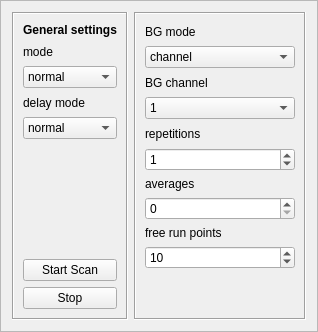
                <widget class="QFrame" name="frame_11">
                 <property name="frameShape">
                  <enum>QFrame::StyledPanel</enum>
                 </property>
                 <property name="frameShadow">
                  <enum>QFrame::Sunken</enum>
                 </property>
                 <layout class="QHBoxLayout" name="horizontalLayout_9">
                  <item>
                   <widget class="QFrame" name="verticalFrame_4">
                    <property name="frameShape">
                     <enum>QFrame::Box</enum>
                    </property>
                    <property name="frameShadow">
                     <enum>QFrame::Sunken</enum>
                    </property>
                    <layout class="QVBoxLayout" name="verticalLayout_10">
                     <item>
                      <widget class="QLabel" name="label_9">
                       <property name="font">
                        <font>
                         <weight>75</weight>
                         <bold>true</bold>
                        </font>
                       </property>
                       <property name="text">
                        <string>General settings</string>
                       </property>
                      </widget>
                     </item>
                     <item>
                      <widget class="QLabel" name="label_51">
                       <property name="sizePolicy">
                        <sizepolicy hsizetype="Minimum" vsizetype="Minimum">
                         <horstretch>0</horstretch>
                         <verstretch>0</verstretch>
                        </sizepolicy>
                       </property>
                       <property name="minimumSize">
                        <size>
                         <width>0</width>
                         <height>17</height>
                        </size>
                       </property>
                       <property name="maximumSize">
                        <size>
                         <width>150</width>
                         <height>16777215</height>
                        </size>
                       </property>
                       <property name="text">
                        <string>mode</string>
                       </property>
                      </widget>
                     </item>
                     <item>
                      <widget class="QComboBox" name="ScanModeBox">
                       <property name="sizePolicy">
                        <sizepolicy hsizetype="Minimum" vsizetype="Minimum">
                         <horstretch>0</horstretch>
                         <verstretch>0</verstretch>
                        </sizepolicy>
                       </property>
                       <property name="minimumSize">
                        <size>
                         <width>0</width>
                         <height>17</height>
                        </size>
                       </property>
                       <property name="maximumSize">
                        <size>
                         <width>150</width>
                         <height>30</height>
                        </size>
                       </property>
                       <item>
                        <property name="text">
                         <string>normal</string>
                        </property>
                       </item>
                       <item>
                        <property name="text">
                         <string>fake</string>
                        </property>
                       </item>
                       <item>
                        <property name="text">
                         <string>3d-scan</string>
                        </property>
                       </item>
                       <item>
                        <property name="text">
                         <string>wavelength</string>
                        </property>
                       </item>
                      </widget>
                     </item>
                     <item>
                      <widget class="QLabel" name="label">
                       <property name="sizePolicy">
                        <sizepolicy hsizetype="Minimum" vsizetype="Minimum">
                         <horstretch>0</horstretch>
                         <verstretch>0</verstretch>
                        </sizepolicy>
                       </property>
                       <property name="minimumSize">
                        <size>
                         <width>0</width>
                         <height>17</height>
                        </size>
                       </property>
                       <property name="maximumSize">
                        <size>
                         <width>150</width>
                         <height>16777215</height>
                        </size>
                       </property>
                       <property name="text">
                        <string>delay mode</string>
                       </property>
                      </widget>
                     </item>
                     <item>
                      <widget class="QComboBox" name="DelayModeBox">
                       <property name="sizePolicy">
                        <sizepolicy hsizetype="Preferred" vsizetype="Minimum">
                         <horstretch>0</horstretch>
                         <verstretch>0</verstretch>
                        </sizepolicy>
                       </property>
                       <property name="minimumSize">
                        <size>
                         <width>0</width>
                         <height>17</height>
                        </size>
                       </property>
                       <property name="maximumSize">
                        <size>
                         <width>150</width>
                         <height>16777215</height>
                        </size>
                       </property>
                       <item>
                        <property name="text">
                         <string>normal</string>
                        </property>
                       </item>
                       <item>
                        <property name="text">
                         <string>list</string>
                        </property>
                       </item>
                      </widget>
                     </item>
                     <item>
                      <spacer name="verticalSpacer_6">
                       <property name="orientation">
                        <enum>Qt::Vertical</enum>
                       </property>
                       <property name="sizeHint" stdset="0">
                        <size>
                         <width>20</width>
                         <height>40</height>
                        </size>
                       </property>
                      </spacer>
                     </item>
                     <item>
                      <widget class="QPushButton" name="StartScanButton">
                       <property name="minimumSize">
                        <size>
                         <width>0</width>
                         <height>22</height>
                        </size>
                       </property>
                       <property name="text">
                        <string>Start Scan</string>
                       </property>
                      </widget>
                     </item>
                     <item>
                      <widget class="QPushButton" name="ScanStopButton">
                       <property name="sizePolicy">
                        <sizepolicy hsizetype="Minimum" vsizetype="Minimum">
                         <horstretch>0</horstretch>
                         <verstretch>0</verstretch>
                        </sizepolicy>
                       </property>
                       <property name="minimumSize">
                        <size>
                         <width>0</width>
                         <height>22</height>
                        </size>
                       </property>
                       <property name="text">
                        <string>Stop</string>
                       </property>
                      </widget>
                     </item>
                    </layout>
                   </widget>
                  </item>
                  <item>
                   <widget class="QFrame" name="verticalFrame_5">
                    <property name="frameShape">
                     <enum>QFrame::Box</enum>
                    </property>
                    <property name="frameShadow">
                     <enum>QFrame::Sunken</enum>
                    </property>
                    <layout class="QVBoxLayout" name="verticalLayout_12">
                     <item>
                      <widget class="QLabel" name="label_13">
                       <property name="sizePolicy">
                        <sizepolicy hsizetype="Minimum" vsizetype="Minimum">
                         <horstretch>0</horstretch>
                         <verstretch>0</verstretch>
                        </sizepolicy>
                       </property>
                       <property name="minimumSize">
                        <size>
                         <width>120</width>
                         <height>17</height>
                        </size>
                       </property>
                       <property name="maximumSize">
                        <size>
                         <width>150</width>
                         <height>30</height>
                        </size>
                       </property>
                       <property name="text">
                        <string>BG mode</string>
                       </property>
                      </widget>
                     </item>
                     <item>
                      <widget class="QComboBox" name="BGModeBox">
                       <property name="sizePolicy">
                        <sizepolicy hsizetype="Minimum" vsizetype="Minimum">
                         <horstretch>0</horstretch>
                         <verstretch>0</verstretch>
                        </sizepolicy>
                       </property>
                       <property name="minimumSize">
                        <size>
                         <width>0</width>
                         <height>17</height>
                        </size>
                       </property>
                       <property name="maximumSize">
                        <size>
                         <width>150</width>
                         <height>30</height>
                        </size>
                       </property>
                       <item>
                        <property name="text">
                         <string>channel</string>
                        </property>
                       </item>
                       <item>
                        <property name="text">
                         <string>None</string>
                        </property>
                       </item>
                      </widget>
                     </item>
                     <item>
                      <widget class="QLabel" name="label_4">
                       <property name="sizePolicy">
                        <sizepolicy hsizetype="Minimum" vsizetype="Minimum">
                         <horstretch>0</horstretch>
                         <verstretch>0</verstretch>
                        </sizepolicy>
                       </property>
                       <property name="minimumSize">
                        <size>
                         <width>150</width>
                         <height>17</height>
                        </size>
                       </property>
                       <property name="maximumSize">
                        <size>
                         <width>150</width>
                         <height>30</height>
                        </size>
                       </property>
                       <property name="text">
                        <string>BG channel</string>
                       </property>
                      </widget>
                     </item>
                     <item>
                      <widget class="QComboBox" name="ScanBGChannelBox">
                       <property name="sizePolicy">
                        <sizepolicy hsizetype="Minimum" vsizetype="Minimum">
                         <horstretch>0</horstretch>
                         <verstretch>0</verstretch>
                        </sizepolicy>
                       </property>
                       <property name="minimumSize">
                        <size>
                         <width>0</width>
                         <height>17</height>
                        </size>
                       </property>
                       <property name="maximumSize">
                        <size>
                         <width>150</width>
                         <height>30</height>
                        </size>
                       </property>
                       <item>
                        <property name="text">
                         <string>1</string>
                        </property>
                       </item>
                       <item>
                        <property name="text">
                         <string>2</string>
                        </property>
                       </item>
                       <item>
                        <property name="text">
                         <string>3</string>
                        </property>
                       </item>
                       <item>
                        <property name="text">
                         <string>4</string>
                        </property>
                       </item>
                       <item>
                        <property name="text">
                         <string>5</string>
                        </property>
                       </item>
                       <item>
                        <property name="text">
                         <string>6</string>
                        </property>
                       </item>
                       <item>
                        <property name="text">
                         <string>7</string>
                        </property>
                       </item>
                       <item>
                        <property name="text">
                         <string>8</string>
                        </property>
                       </item>
                       <item>
                        <property name="text">
                         <string>9</string>
                        </property>
                       </item>
                       <item>
                        <property name="text">
                         <string>10</string>
                        </property>
                       </item>
                       <item>
                        <property name="text">
                         <string>11</string>
                        </property>
                       </item>
                       <item>
                        <property name="text">
                         <string>12</string>
                        </property>
                       </item>
                       <item>
                        <property name="text">
                         <string>13</string>
                        </property>
                       </item>
                       <item>
                        <property name="text">
                         <string>14</string>
                        </property>
                       </item>
                       <item>
                        <property name="text">
                         <string>15</string>
                        </property>
                       </item>
                       <item>
                        <property name="text">
                         <string>16</string>
                        </property>
                       </item>
                       <item>
                        <property name="text">
                         <string>17</string>
                        </property>
                       </item>
                       <item>
                        <property name="text">
                         <string>18</string>
                        </property>
                       </item>
                      </widget>
                     </item>
                     <item>
                      <widget class="QLabel" name="label_17">
                       <property name="sizePolicy">
                        <sizepolicy hsizetype="Minimum" vsizetype="Minimum">
                         <horstretch>0</horstretch>
                         <verstretch>0</verstretch>
                        </sizepolicy>
                       </property>
                       <property name="minimumSize">
                        <size>
                         <width>0</width>
                         <height>17</height>
                        </size>
                       </property>
                       <property name="maximumSize">
                        <size>
                         <width>150</width>
                         <height>16777215</height>
                        </size>
                       </property>
                       <property name="text">
                        <string>repetitions</string>
                       </property>
                      </widget>
                     </item>
                     <item>
                      <widget class="QSpinBox" name="ScanRepsBox">
                       <property name="sizePolicy">
                        <sizepolicy hsizetype="Minimum" vsizetype="Minimum">
                         <horstretch>0</horstretch>
                         <verstretch>0</verstretch>
                        </sizepolicy>
                       </property>
                       <property name="minimumSize">
                        <size>
                         <width>0</width>
                         <height>17</height>
                        </size>
                       </property>
                       <property name="maximumSize">
                        <size>
                         <width>150</width>
                         <height>16777215</height>
                        </size>
                       </property>
                       <property name="maximum">
                        <number>999999999</number>
                       </property>
                       <property name="value">
                        <number>1</number>
                       </property>
                      </widget>
                     </item>
                     <item>
                      <widget class="QLabel" name="label_10">
                       <property name="text">
                        <string>averages</string>
                       </property>
                      </widget>
                     </item>
                     <item>
                      <widget class="QSpinBox" name="AverageSBox">
                       <property name="maximumSize">
                        <size>
                         <width>150</width>
                         <height>16777215</height>
                        </size>
                       </property>
                       <property name="maximum">
                        <number>100000000</number>
                       </property>
                      </widget>
                     </item>
                     <item>
                      <widget class="QLabel" name="label_12">
                       <property name="text">
                        <string>free run points</string>
                       </property>
                      </widget>
                     </item>
                     <item>
                      <widget class="QSpinBox" name="FreeRunPoints">
                       <property name="maximumSize">
                        <size>
                         <width>150</width>
                         <height>16777215</height>
                        </size>
                       </property>
                       <property name="maximum">
                        <number>10000</number>
                       </property>
                       <property name="value">
                        <number>10</number>
                       </property>
                      </widget>
                     </item>
                     <item>
                      <spacer name="verticalSpacer_7">
                       <property name="orientation">
                        <enum>Qt::Vertical</enum>
                       </property>
                       <property name="sizeHint" stdset="0">
                        <size>
                         <width>20</width>
                         <height>40</height>
                        </size>
                       </property>
                      </spacer>
                     </item>
                    </layout>
                   </widget>
                  </item>
                 </layout>
                </widget>
